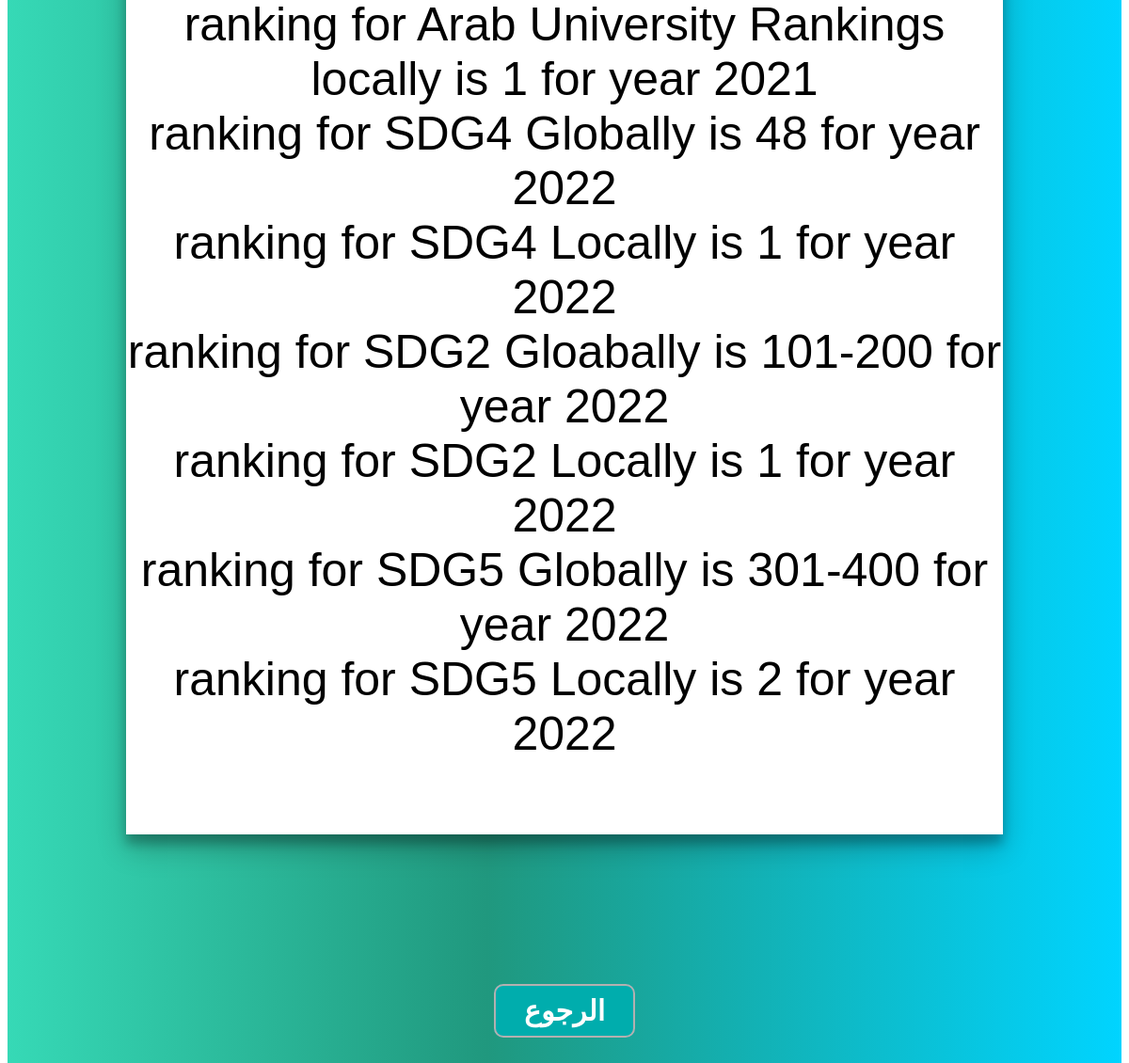
Before: /the/ (lower part) with the older database file.
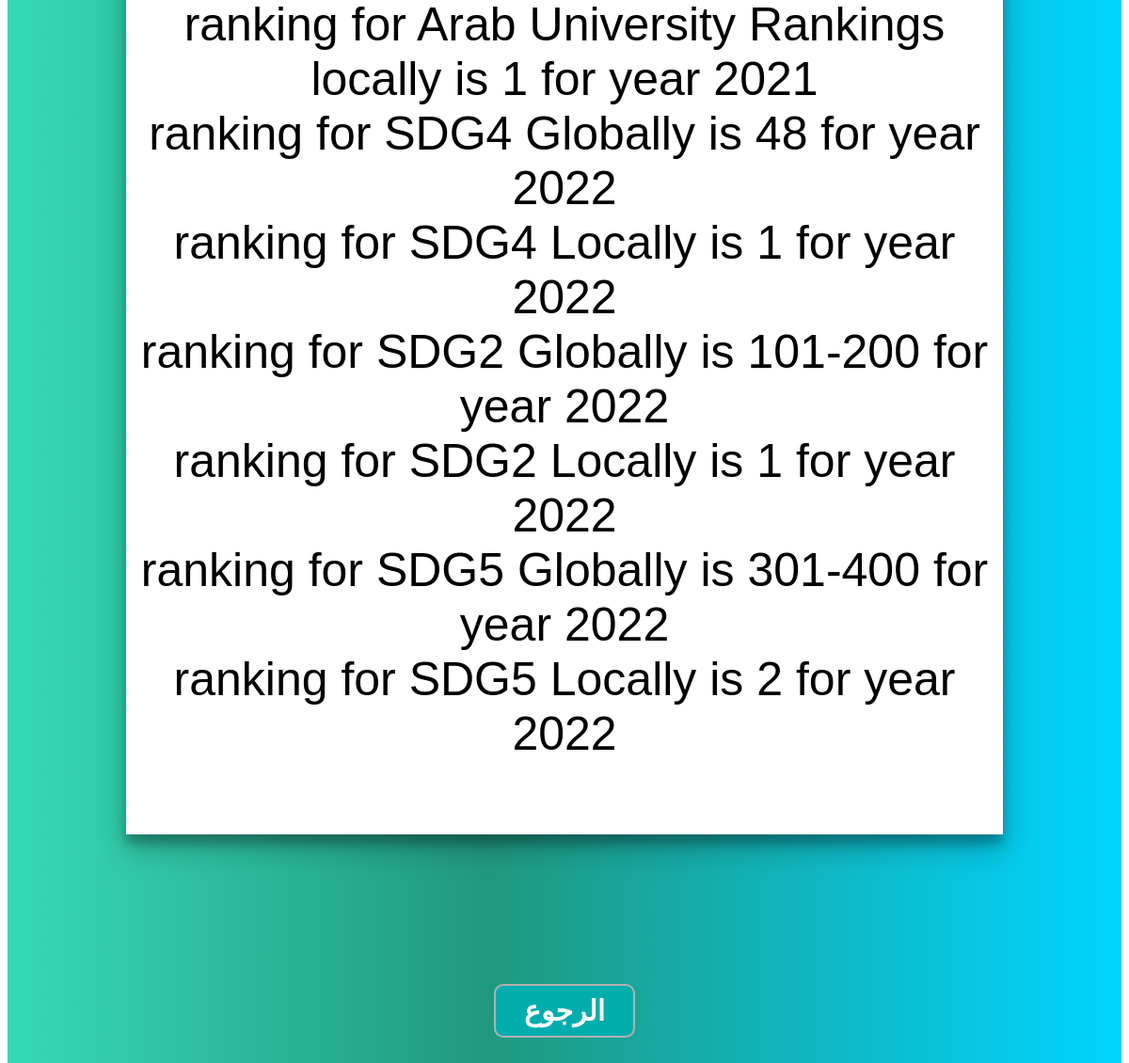
After: the same page with the newer database file.
### base/models.py (models this page shows, shortened)
class THE(models.Model):
    subject = models.CharField(max_length=200, null=True)
    year = models.CharField(max_length=200, null=True)
    ranking = models.CharField(max_length=200 , null=True)

### base/views.py (the view)
# urls.py: path('the/', views.the, name = "the"),
def the(request):
    q1 = request.GET.get( 'system' ) if request.GET.get( 'system' ) != None else ''
    q2 = request.GET.get( 'year' ) if request.GET.get( 'year' ) != None else ''
    subject_query = Q( subject__icontains = q1 )
    year_query = Q( year__icontains = q2 )
    query = subject_query & year_query
    rankings = THE.objects.filter( query )
    context = {
        'rankings' : rankings,
    }
    return render(request, 'base/the.html', context)

### base/templates/base/the.html (shortened to what this page needs)
{% extends 'main.html' %}
{% load static %}
{% block content %}
<link rel="stylesheet" href="{% static '/rankings.css' %}">
<div class="page-body">
    <div class="form-query" style="margin-bottom: 70px;" >
        <form action="{% url 'the' %}" method="GET" class="form-container">
            <br><br><br><br>
            <div class="center-text">
                {% for ranking in rankings %}
                <span>
                    ranking for {{ ranking.subject }} is {{ ranking.ranking }} for year {{ ranking.year }}
                </span>
                <br>
                {% endfor %}
            </div>
        </form>
    </div>
    <div style="margin-top: 20px; margin-bottom: 50px;">
        <center>
            <a href="{% url 'system-choices' %}" class="return-button" style="text-decoration: none; color: white;">الرجوع</a>
        </center>
    </div>
</div>
{% endblock content %}

Changed rows visible on the page:
changed THE: subject "SDG2 Gloabally" → "SDG2 Globally"
